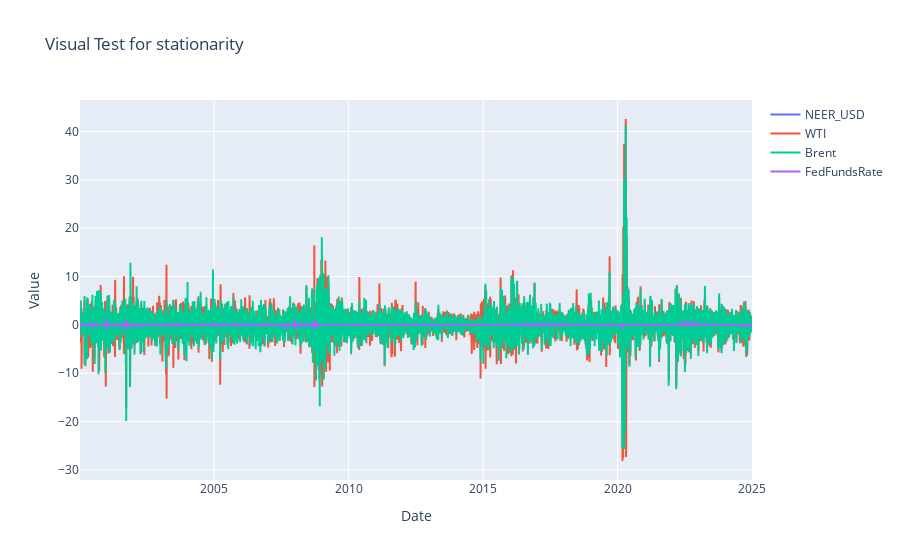

Here is the notebook cell this chart was saved with:
### Markdown cell above
Check for stationarity

### Code cell
# Visual check for stationarity
fig = go.Figure()
for col in all_stat_df.columns:
    fig.add_trace(go.Scatter(x=all_stat_df.index, y=all_stat_df[col], mode='lines', name=col))
fig.update_layout(title="Visual Test for stationarity", xaxis_title="Date", yaxis_title="Value")
fig.show()

### Figure 1 — Plotly figure (JSON) as saved in the notebook; plotly's stock layout.template omitted (floating-point values rounded to 4 significant figures; data arrays with more than 128 entries replaced by an {"elided": "..."} marker saying what was removed)
{"data": [{"mode": "lines", "name": "NEER_USD", "type": "scatter", "x": {"elided": "9127 str values"}, "y": {"elided": "9127 float values"}}, {"mode": "lines", "name": "WTI", "type": "scatter", "x": {"elided": "9127 str values"}, "y": {"elided": "9127 float values"}}, {"mode": "lines", "name": "Brent", "type": "scatter", "x": {"elided": "9127 str values"}, "y": {"elided": "9127 float values"}}, {"mode": "lines", "name": "FedFundsRate", "type": "scatter", "x": {"elided": "9127 str values"}, "y": {"elided": "9127 float values"}}], "layout": {"title": {"text": "Visual Test for stationarity"}, "xaxis": {"title": {"text": "Date"}}, "yaxis": {"title": {"text": "Value"}}}}
